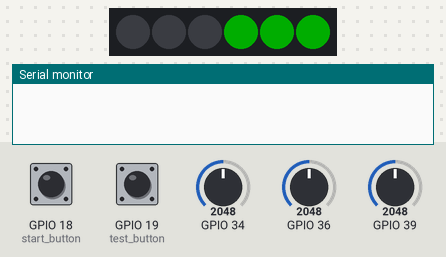
A sketch run on a simulated ESP32. On the bench: 6 RGB LEDs in strip order, left to right, the last lines printed to the serial monitor. The inputs (shaded band) are chosen by the test bench; at power-on: GPIO 19 (test_button) HIGH, GPIO 18 (start_button) HIGH, GPIO 34 = 2048, GPIO 36 = 2048, GPIO 39 = 2048. Dim RGB values are drawn brighter than linear. At 8.2 s the program restarts the board; the recording ends there.

Above: at 1.2 s.
1.3 s: GPIO 19 (test_button) pulled LOW for 0.15 s
At 2.5 s:
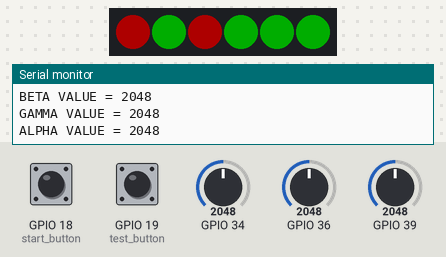
2.9 s: GPIO 18 (start_button) pulled LOW for 0.15 s
At 3.6 s:
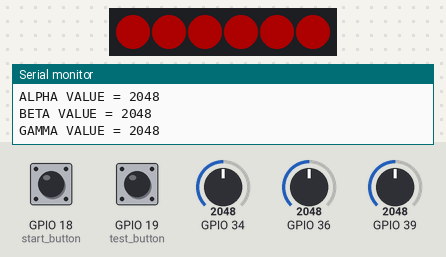
Timing chart, 0 to 5.9 s (numbered marks = the images above; inputs shaded):
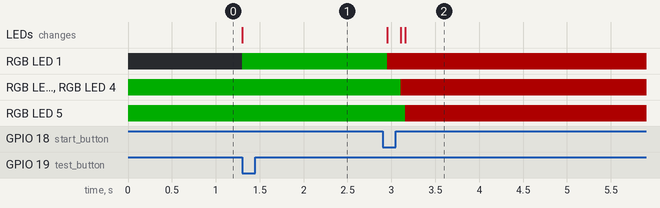

Measured:
- after the input at 1.3 s, RGB LED 1: off → RGB(0, 50, 0) at once; the LEDs: change at once (image 1)
- after the input at 2.9 s, RGB LED 1: RGB(0, 50, 0) → RGB(50, 0, 0) after 0.06 s; RGB LED 3, RGB LED 4: RGB(0, 50, 0) → RGB(50, 0, 0) after 0.21 s; RGB LED 5: RGB(0, 50, 0) → RGB(50, 0, 0) after 0.26 s; the LEDs: first change after 0.06 s (image 2 shows a later state)

The sketch:

reactor.ino
```cpp
const int test_button = 19;
const int start_button = 18;
#include <Adafruit_NeoPixel.h>
#define LED_PIN 21
#define LED_COUNT 6
#define GOOD_ROD 1429
#define BAD_ROD 783
int continue_test = false;
Adafruit_NeoPixel strip(LED_COUNT, LED_PIN, NEO_GRBW + NEO_KHZ800);


// the setup routine runs once when you press reset:
void setup() {
  // initialize serial communication at 9600 bits per second:
  Serial.begin(115200);

  pinMode(test_button, INPUT);
  pinMode(start_button, INPUT);

  strip.begin();            // INITIALIZE NeoPixel strip object (REQUIRED)
  strip.show();             // Turn OFF all pixels ASAP
  strip.setBrightness(50);  // Set BRIGHTNESS to about 1/5 (max = 255)
}

// the loop routine runs over and over again forever:
void loop() {
  int dock_alpha = analogRead(36);
  int dock_beta = analogRead(39);
  int dock_gamma = analogRead(34);

  if (dock_alpha > GOOD_ROD || dock_alpha < BAD_ROD) {
    strip.setPixelColor(3, 0, 255, 0);
  } else {
    strip.setPixelColor(3, 255, 0, 0);
  }

  if (dock_beta > GOOD_ROD || dock_beta < BAD_ROD) {
    strip.setPixelColor(4, 0, 255, 0);
  } else {
    strip.setPixelColor(4, 255, 0, 0);
  }

  if (dock_gamma > GOOD_ROD || dock_gamma < BAD_ROD) {
    strip.setPixelColor(5, 0, 255, 0);
  } else {
    strip.setPixelColor(5, 255, 0, 0);
  }


  if (!digitalRead(test_button) || continue_test) {
    continue_test = true;  // keeps running the test

    Serial.print("ALPHA VALUE = ");
    Serial.println(dock_alpha);
    if (dock_alpha < BAD_ROD) {  //bug in hardware with hall upside down so bad rod is actually good rod
      strip.setPixelColor(2, 0, 255, 0);
    } else {
      strip.setPixelColor(2, 255, 0, 0);
    }

    Serial.print("BETA VALUE = ");
    Serial.println(dock_beta);
    if (dock_beta > GOOD_ROD) {
      strip.setPixelColor(1, 0, 255, 0);
    } else {
      strip.setPixelColor(1, 255, 0, 0);
    }

    Serial.print("GAMMA VALUE = ");
    Serial.println(dock_gamma);
    if (dock_gamma < BAD_ROD) {  //bug in hardware with hall upside down so bad rod is actually good rod
      strip.setPixelColor(0, 0, 255, 0);
    } else {
      strip.setPixelColor(0, 255, 0, 0);
    }
  }

  if (!digitalRead(start_button)) {
    if (dock_alpha < BAD_ROD && dock_beta > GOOD_ROD && dock_gamma < BAD_ROD) { //bug in hardware with hall upside down so bad rod is actually good rod
      colorWipe(strip.Color(  255, 255,   0), 50); // Yellow
      strip.show();
      delay(60000);
      ESP.restart();
    } else {
      colorWipe(strip.Color(255,   0,   0), 50); // Red
      strip.show();
      delay(5000);
      ESP.restart();
    }
  }
  strip.show();
}

// Fill strip pixels one after another with a color. Strip is NOT cleared
// first; anything there will be covered pixel by pixel. Pass in color
// (as a single 'packed' 32-bit value, which you can get by calling
// strip.Color(red, green, blue) as shown in the loop() function above),
// and a delay time (in milliseconds) between pixels.
void colorWipe(uint32_t color, int wait) {
  for (int i = 0; i < strip.numPixels(); i++) {  // For each pixel in strip...
    strip.setPixelColor(i, color);               //  Set pixel's color (in RAM)
    strip.show();                                //  Update strip to match
    delay(wait);                                 //  Pause for a moment
  }
}
```
